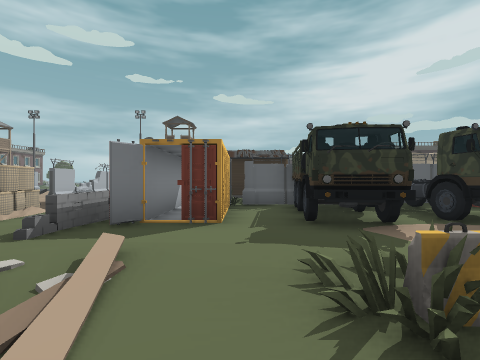
view 1 (above)

20 first-person views from a walk through a 3-D level made in the Godot game engine. The camera is 1.3 m above the floor, looks level and sees 85° across. The floor is counted in squares, 2 m on a side. Each view is taken from the middle of a square. On the plan, view 1 faces up. The plan holds only what a view shows up to about 9 squares ahead; the rest is blank. The place goes on beyond the plan. Door leaves are left out where a doorway can be walked through. Some surface patterns are stand-ins.

view 2
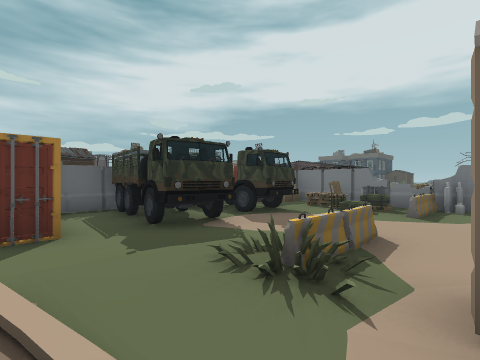

view 3
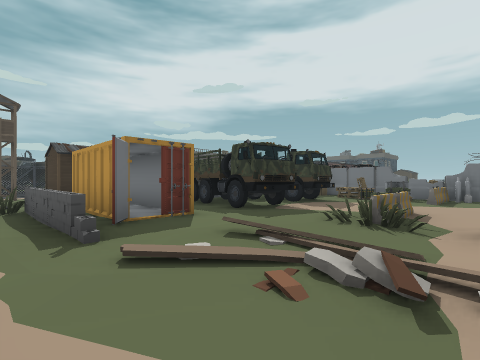

view 4
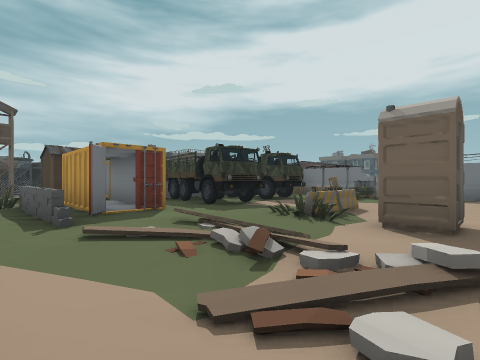

view 5
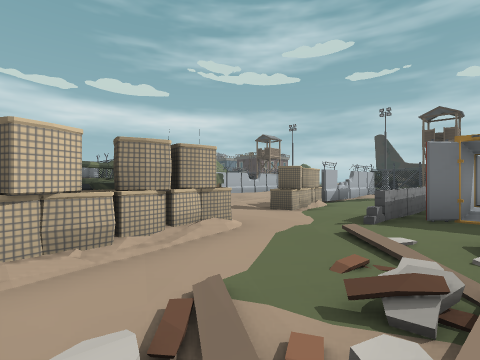

view 6
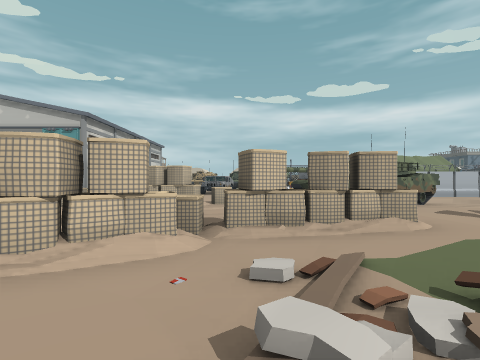

view 7
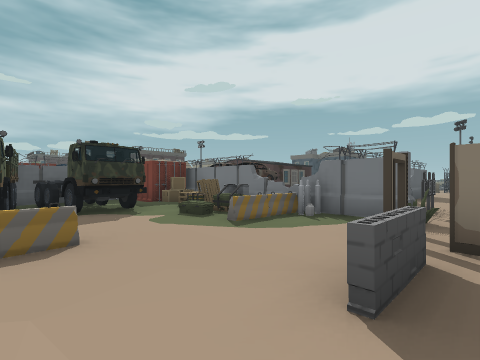

view 8
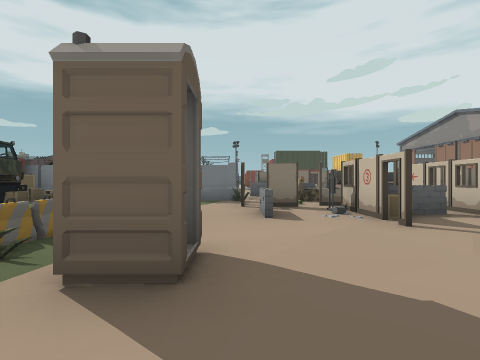

view 9
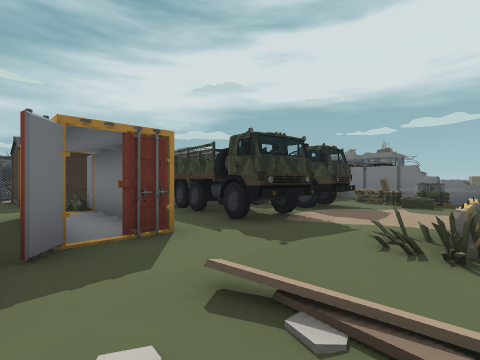

view 10
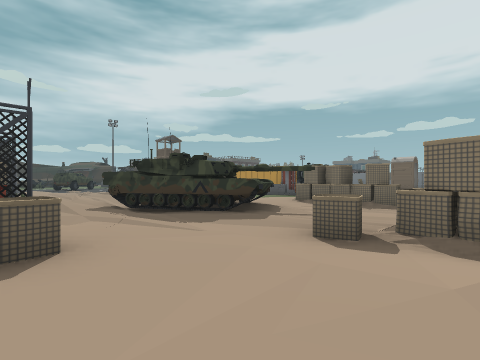

view 11
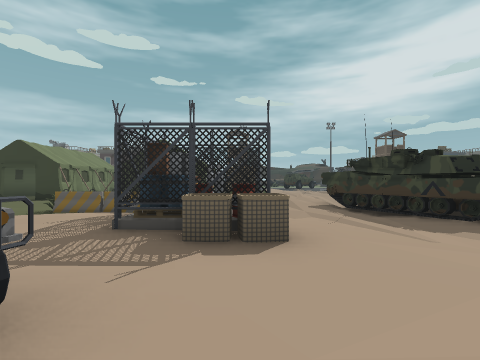

view 12
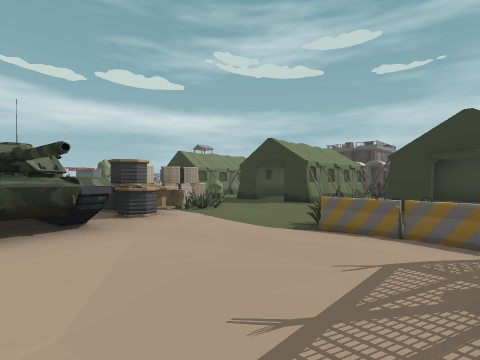

view 13
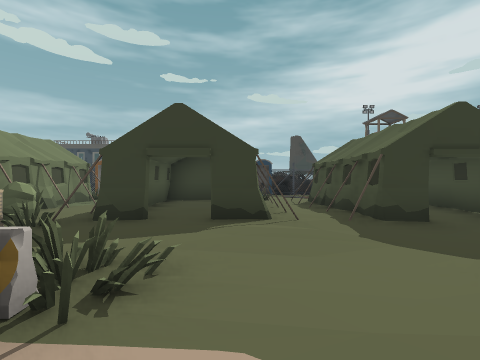

view 14
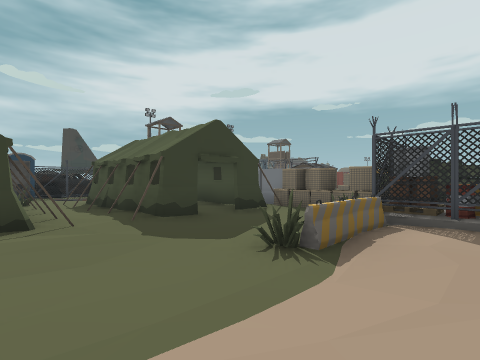

view 15
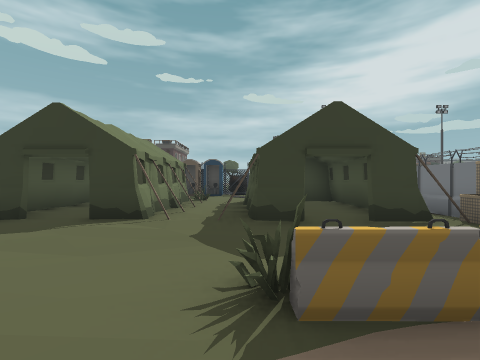

view 16
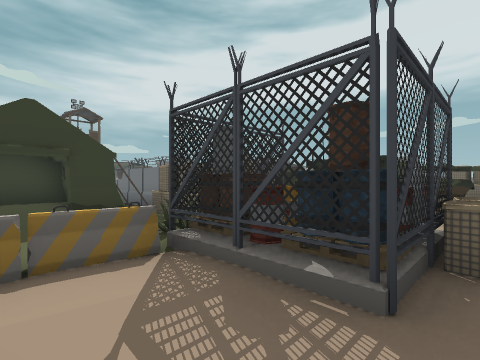

view 17
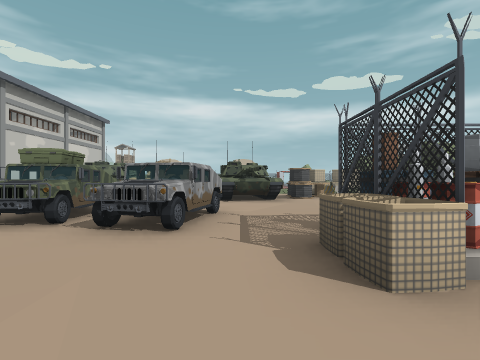

view 18
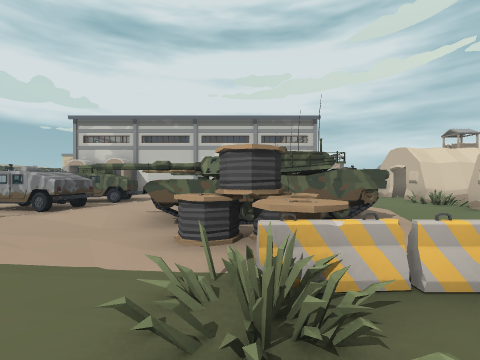

view 19
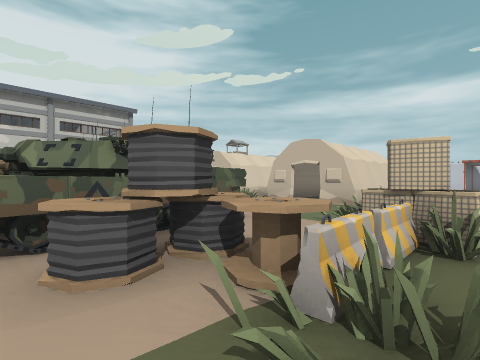

view 20
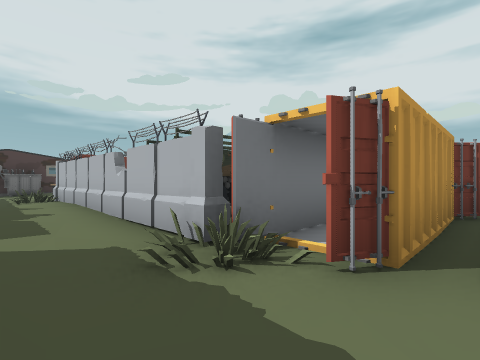

### Floor plan
Key: @ floor where view 1 was taken; # wall or solid block; x gap in a wall; . main floor; : floor 0.25 m higher than the main floor; - floor 0.25 m lower than the main floor; / step, stairs or slope; D open door; = window, fence, low wall or low ledge; ^ raised ledge; P post; C container; T truck; B barricade; R crate; A pallet; W tower; I barrier; G target; F fence; E barrel; N tent; H car; U bush; O other object.
Columns run from 26 left of view 1 to 8 right of it. Each row starts with its distance up from view 1.
 12                          F
 11           ..           WW#
 10     =     ..            .##
  9     N. NNNNNNNN#     =  ........
  8     NN N.NNN..N#    /#- ./=......=
  7     NNNN.NNN..N# ./ OO-==CP######P
  6     NU.N.N/N  N# .-/ #-.=CCTTTT.CC
  5      ///.N/NNNN# .-//#-.=CCTT.T RR
  4       #........#=x##.#..#C.TT.TTA#O
  3       #.=..=..=#..##....x......OA#
  2      #BBB..BBFEF..## ...//:=....=#
  1   =../.OO....FEEO..^^.#.//.BB..BBO
  0 ###...###^....FF...# .#.//@#.....#
 -1    ...###^#....I......x.//.D...####
 -2  ##...   x..HHH...I/./I#/.....=##
 -3   ==.    ##..H....##   ##  ..#OG#

Positions as (right, up) in squares from view 1, and headings:
1: (0, 0), facing up
2: (-1, 0), facing up-right
3: (-3, 0), facing up-right
4: (-3, -1), facing up-right
5: (-1, -1), facing up-left
6: (0, -1), facing left
7: (2, -2), facing up-right
8: (-1, -1), facing right
9: (-2, 1), facing up-right
10: (-11, -3), facing up-right
11: (-11, -3), facing up
12: (-13, -1), facing up-left
13: (-17, 1), facing up
14: (-17, 1), facing up-right
15: (-15, 1), facing up
16: (-14, 0), facing up-right
17: (-9, -1), facing left
18: (-18, 4), facing down
19: (-17, 3), facing down-left
20: (-2, 9), facing down-right
